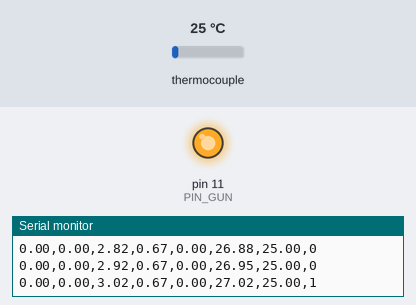
The sketch below on a simulated Arduino Uno, built with avr-gcc and run on an emulated ATmega328P. Parts: output pins drawn as LEDs (lit = HIGH), the last lines printed to the serial monitor. Inputs (shaded band) come from the test bench; at power-on: thermocouple 25 °C.

Above: at 8.6 s.
At 125.6 s:
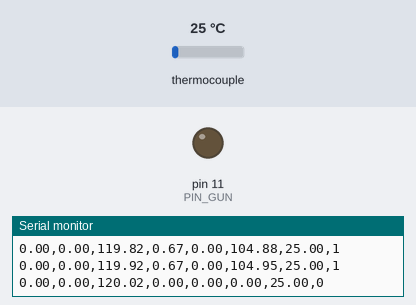
Timing chart, 0 to 127.1 s (numbered marks = the images above):
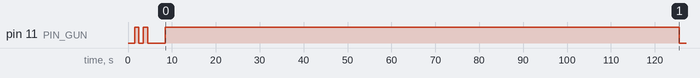

The sketch:

reflowController.ino
```cpp
#pragma once
#include <SPI.h>
#include "Adafruit_MAX31855.h"
#include "PID_v1.h"
#include "SetupHandler.h"
#include "ReflowOperationState.h"
#include "LoopHandler.h"

/*
Adapted from Adafruit Max31855 breakout board code.

controls a heat gun based on thermocouple reading.
Trying different algorithms, like simple on/off and temperature control reading versus PID algorithm.
*/

//Define PID Variables
double pidSetpoint, pidInput, pidOutput;
PidParams pidParams(&pidSetpoint, &pidInput, &pidOutput);

//PID controller.
PID pid(&pidInput, &pidOutput, &pidSetpoint, 20, 1, 100, DIRECT);

//thermocouple.
Adafruit_MAX31855 thermocouple(
  ReflowOperationState::PIN_THERMO_CLK,
  ReflowOperationState::PIN_THERMO_CS,
  ReflowOperationState::PIN_THERMO_DO);

ReflowOperationState reflowState;

SetupHandler setupHandler(&pid, &pidParams, &thermocouple);

LoopHandler loopHandler(&pid, &pidParams, &reflowState, &thermocouple);

void setup() {
  Serial.begin(4800);
  pid.SetMode(AUTOMATIC);

  setupHandler.runSetup();
  reflowState = ReflowOperationState(
  	&pidParams,
  	millis(),
  	thermocouple.readCelsius(),
  	digitalRead(ReflowOperationState::PIN_GUN));
    Serial.println("finished setup");
}

void loop() {
  if (!ReflowOperationState::TEST_ONLY) {
    loopHandler.handleLoop();
  }
}
```

LoopHandler.cpp
```cpp
#include "LoopHandler.h"
#include "Arduino.h"

LoopHandler::LoopHandler(PID* pid, PidParams* pidParams, ReflowOperationState* reflowState, Adafruit_MAX31855* thermocouple) {
	pid_ = pid;
  pidParams_ = pidParams;
	reflowState_ = reflowState;
	thermocouple_ = thermocouple;
}

void LoopHandler::handleLoop() {
   double dT;
   double dt;
   double dTdt = 0;    //rate of temp change current.
   double c = thermocouple_->readCelsius();

  //turn gun on or off based on PID output.
  reflowState_->evaluateWindowStartTime();

  //increment phaseIndex, change setPoint if necessary.
  reflowState_->evaluatePhaseAndSetpoint();

  //calculate, set the PID input.
  reflowState_->evaluateTargetTemp();

  if (isnan(c)) {
    Serial.println("Something wrong with thermocouple!");
  } else {

    if (pid_->Compute()) {

      //Gate the temp to have a lower bound (because we're controlling dTdt, not T).
      if (reflowState_->getCurrentTargetTemp() - c > MARGIN_TEMP_LOWER) {
        digitalWrite(ReflowOperationState::PIN_GUN, HIGH);
        reflowState_->setGunState(true);
      } else {
        //TODO: is PIDINTERVAL_MILLIS the right thing to use as a comparison for PID output?
        if(pidParams_->getPidOutput() > 0) {
          digitalWrite(ReflowOperationState::PIN_GUN, HIGH);
          reflowState_->setGunState(true);
        } else {
          digitalWrite(ReflowOperationState::PIN_GUN, LOW);
          reflowState_->setGunState(false);
        }
      }
      calculateDTDt(&dT, &dt, &c, &dTdt);
      pidParams_->setPidInput(dTdt);

      Serial.print(pidParams_->getPidOutput());
      Serial.print(",");
      Serial.print(dT);
      Serial.print(",");
      Serial.print(dt);
      Serial.print(",");
      Serial.print(reflowState_->getCurrentTargetDTdt());
      Serial.print(",");
      Serial.print(pidParams_->getPidInput());
      Serial.print(",");
      Serial.print(reflowState_->getCurrentTargetTemp());
      Serial.print(",");
      Serial.print(c);
      Serial.print(",");
      Serial.print(reflowState_->getGunState());


      Serial.print('\n');

      reflowState_->setLastTemp(c);

      reflowState_->recordJustPrinted();
    }
  }
}

void LoopHandler::calculateDTDt(double* dT, double* dt, double* c, double* dTdtOutput) {
  *dT = *c - reflowState_->getLastTemp();
  *dt = (reflowState_->getCurrentMils() - reflowState_->getLastTime()) / 1000.0;

  if (*dt != 0) {
    *dTdtOutput = *dT / *dt;
  } else {
    *dTdtOutput = 0;
  }
}
```

LoopHandler.h
```cpp
#pragma once
#include "Adafruit_MAX31855.h"
#include "PID_v1.h"
#include "ReflowOperationState.h"
#include "PidParams.h"

class LoopHandler {
private:

  static const int MARGIN_TEMP_LOWER = 2;
  static const int MARGIN_TEMP_UPPER = 3;

	PID* pid_;
	PidParams* pidParams_;
	ReflowOperationState* reflowState_;
	Adafruit_MAX31855* thermocouple_;


	void setTargetTemp();
	void calculateDTDt(double* dT, double* dt, double* c, double* dTdtOutput);
public:
	LoopHandler(PID* pid, PidParams* pidParams, ReflowOperationState* reflowState, Adafruit_MAX31855* thermocouple);
	void handleLoop();

};
```

PidParams.cpp
```cpp
#include "PidParams.h"

PidParams::PidParams(double* pidSetpoint, double* pidInput, double* pidOutput) {
	pidSetpoint_ = pidSetpoint;
	pidInput_ = pidInput;
	pidOutput_ = pidOutput;
}

double PidParams::getPidSetpoint() {
	return *pidSetpoint_;
}

double PidParams::getPidInput() {
	return *pidInput_;
}

double PidParams::getPidOutput() {
	return *pidOutput_;
}

void PidParams::setPidSetpoint(double newSetPoint) {
	*pidSetpoint_ = newSetPoint;
}

void PidParams::setPidInput(double newPidInput) {
	*pidInput_ = newPidInput;
}

void PidParams::setPidOutput(double newPidOutput) {
	*pidOutput_ = newPidOutput;
}
```

PidParams.h
```cpp
#pragma once

class PidParams {
private:
	double* pidSetpoint_;
	double* pidInput_;
	double* pidOutput_;
public:
	PidParams(double* pidSetpoint, double* pidInput_, double* pidOutput_);

	double getPidSetpoint();
	double getPidInput();
	double getPidOutput();

	void setPidSetpoint(double newSetPoint);
	void setPidInput(double newPidInput);
	void setPidOutput(double newPidOutput);
};
```

ReflowOperationState.cpp
```cpp
#include "ReflowOperationState.h"

ReflowOperationState::ReflowOperationState() {}
ReflowOperationState::ReflowOperationState(PidParams* pidParams,
    unsigned long   startingMils,
    double          initTemp,
    bool            gunIsOn) :
        pidParams_(pidParams),
        phaseIndex_(0),
        windowStartTime_(startingMils),
        startTime_(startingMils),
        lastTime_(startingMils),
        timeArray_({ PREHEAT_TIME, SOAK_TIME, REFLOW_TIME, COOLDOWN_TIME }),
        tempArray_({ PREHEAT_TEMP, SOAK_TEMP, REFLOW_TEMP, COOLDOWN_TEMP }),
        phaseTime_(0),
        targetTemp_(PREHEAT_TEMP),
        initTemp_(initTemp),
        lastTemp_(initTemp),
        gunIsOn_(gunIsOn),
        printed_(false),
        lastPrinted_(0.0)
{
    strcpy(nameArray_[0], "Preheat");
    strcpy(nameArray_[1], "Soak");
    strcpy(nameArray_[2], "Reflow");
    strcpy(nameArray_[3], "Cooldown");
    phaseName_ = nameArray_[0];
}

void ReflowOperationState::setPidSetpoint(double newSetpoint) {
    pidParams_->setPidSetpoint(newSetpoint);
}

double ReflowOperationState::getTargetDTdt(int reflowPhaseIndex) {
    //lazy-assign the value to dTdtArray because we don't expect it to change much.

    //This may be the case for the reflow phase. dTdt = 0.
    //Reflow phase is hard-coded because it's zero.
    if (reflowPhaseIndex > 0 && tempArray_[reflowPhaseIndex] == tempArray_[reflowPhaseIndex - 1])
    {
        return 0;
    } else {
        return tempArray_[reflowPhaseIndex] / timeArray_[reflowPhaseIndex];
    }
}

double ReflowOperationState::getCurrentTargetDTdt() {
    return getTargetDTdt(getPhaseIndex());
}

int ReflowOperationState::getPhaseIndex() {
    return phaseIndex_;
}

double ReflowOperationState::getPhaseTime() {
    return phaseTime_;
}

double ReflowOperationState::getCurrentMils() {
    return millis() - startTime_;
}

double ReflowOperationState::getStartTime() {
    return startTime_;
}

double ReflowOperationState::getCurrentSecs() {
    return getCurrentMils() / 1000 ;
}

double ReflowOperationState::getTimeAt(int timeIndex) {
    return timeArray_[timeIndex];
}

unsigned long ReflowOperationState::getWindowStartTime() {
    return windowStartTime_;
}

void ReflowOperationState::setTargetTemp(double newTargetTemp) {
    targetTemp_ = newTargetTemp;
}

void ReflowOperationState::incrementPhaseIndex() {
    phaseIndex_++;
}

void ReflowOperationState::incrementPhaseTime() {
    phaseTime_ += 1.0;
}

void ReflowOperationState::evaluatePhaseAndSetpoint() {
    if (getCurrentSecs() >= getTimeAt(getPhaseIndex())) {
      incrementPhaseIndex();
      setPidSetpoint(getCurrentTargetDTdt());
    }
}

void ReflowOperationState::evaluateTargetTemp() {
    if (getPhaseIndex() == 0) {
      setTargetTemp((getCurrentSecs() * getCurrentTargetDTdt()) + initTemp_);
    } else {
      setTargetTemp( ((getCurrentSecs() - getTimeAt(getPhaseIndex() - 1)) * getCurrentTargetDTdt()) + getTargetTemp(getPhaseIndex() - 1) );
    }
}

double ReflowOperationState::getTargetTemp(int phaseIndex) {
    return tempArray_[phaseIndex];
}

double ReflowOperationState::getCurrentTargetTemp() {
    return targetTemp_;
}

void ReflowOperationState::evaluateWindowStartTime() {
    if(millis() - windowStartTime_ > ReflowOperationState::WINDOW_SIZE) { //time to shift the Relay Window
      windowStartTime_ += ReflowOperationState::WINDOW_SIZE;
    }
}

void ReflowOperationState::setGunState(bool gunIsOn) {
    gunIsOn_ = gunIsOn;
}

bool ReflowOperationState::getGunState() {
    return gunIsOn_;
}

//If enough time has elapsed or if we've never printed before.
bool ReflowOperationState::shouldReEvaluatePidSetpointAndPrintOutput() {
    unsigned long now = getCurrentMils();
    Serial.println("---------");
    Serial.println(now);
    Serial.println(lastPrinted_);
    if (now - lastPrinted_ > PIDINTERVAL_MILLIS || lastPrinted_ == 0.0) {
        lastPrinted_ = now;
        return true;
    }
    return false;
}

void ReflowOperationState::setLastTemp(double temp) {
    lastTemp_ = temp;
}

double ReflowOperationState::getLastTemp() {
    return lastTemp_;
}

void ReflowOperationState::recordJustPrinted() {
    lastTime_ = getCurrentMils();
    //lastPrinted_ = getCurrentMils();
}

unsigned long ReflowOperationState::getLastTime() {
    //return lastTime_;
    return lastPrinted_;
}
```

ReflowOperationState.h
```cpp
#pragma once
#include "PidParams.h"
#include "Arduino.h"

/*
For encapsulating the state of the program. Can be passed between handlers.
CONSIDER: perhaps factor out other states for separation of concerns? see what happens.
*/
class ReflowOperationState {
private:
    //TODO: make these into an enum?
    static const int PHASES = 4;
    static const int INDEX_PREHEAT = 0;
    static const int INDEX_SOAK = 1;
    static const int INDEX_REFLOW = 2;
    static const int INDEX_COOLDOWN = 3;


    PidParams*      pidParams_;
	int             phaseIndex_;  //current state of the reflow.
	unsigned long   windowStartTime_;
	unsigned long   startTime_; //TASK: find how this is different from windowStartTime.
	unsigned long   lastTime_;
	double          timeArray_[4];
	double          tempArray_[4];
	char*           nameArray_[4];
	char*          	phaseName_;  //TODO: get rid.
	double          phaseTime_;
	double          targetTemp_;
	double          initTemp_;
	double          lastTemp_;

	bool            gunIsOn_;
	bool            printed_;
	int             lastPrinted_;

    void setPidSetpoint(double newSetpoint);

    void setTargetTemp(double newTargetTemp);


public:

    //TODO: put the consts into another class?
    //only run the setup, not the loop.
    static const bool TEST_ONLY = false;
    static const int PIN_GUN = 11;
    static const int PIN_THERMO_DO = 3;
    static const int PIN_THERMO_CS = 4;
    static const int PIN_THERMO_CLK = 5;
    static const int PIDINTERVAL_MILLIS = 100; //how often to reset the pid.

    //Times are given as t (not period).
    static const double    PREHEAT_TIME = 120;
    static const double    SOAK_TIME = 40;
    static const double    REFLOW_TIME = 60;
    static const double    COOLDOWN_TIME = 120;

    static const double    PREHEAT_TEMP = 80;
    static const double    SOAK_TEMP = 60;
    static const double    REFLOW_TEMP = 80;
    static const double    COOLDOWN_TEMP = 60;

    static const int       WINDOW_SIZE = 200;

    ReflowOperationState();
    ReflowOperationState(PidParams* pidParams,
        unsigned long   currentMils,
        double          initTemp,
        bool            gunIsOn);

    int getPhaseIndex();

    double getTargetDTdt(int reflowPhaseIndex);

    double getCurrentTargetDTdt();

    double getTargetTemp(int phaseIndex);

    double getCurrentTargetTemp();

    double getPhaseTime();

    double getTotalTime();

    double getCurrentMils();

    double getStartTime();

    double getCurrentSecs();

    double getTimeAt(int timeIndex);

    unsigned long getWindowStartTime();

    void incrementPhaseIndex();

    void incrementPhaseTime();

    void evaluatePhaseAndSetpoint();

    void evaluateTargetTemp();

    void evaluateWindowStartTime();

    void setGunState(bool gunIsOn);

    bool getGunState();

    bool shouldReEvaluatePidSetpointAndPrintOutput();

    void setLastTemp(double temp);

    double getLastTemp();

    void recordJustPrinted();

    unsigned long getLastTime();

    void printCurrentState();
};
```

SetupHandler.cpp
```cpp
#include "SetupHandler.h"
#include "Arduino.h"

SetupHandler::SetupHandler(PID* pid, PidParams* pidParams, Adafruit_MAX31855* thermoCouple) {
  pid_ = pid;
  pidParams_ = pidParams;
  thermoCouple_ = thermoCouple;
}

void SetupHandler::runSetup() {

  double initTemp = 0.0;
  pinMode(ReflowOperationState::PIN_GUN, OUTPUT);

  //tell the PID to range between 0 and the full window size
  pid_->SetOutputLimits(0, ReflowOperationState::WINDOW_SIZE);

  //turn the PID on
  pid_->SetMode(AUTOMATIC);

  Serial.println("MAX31855 test");
  // wait for MAX chip to stabilize
  delay(500);

  while (initTemp == 0) {
    initTemp = thermoCouple_->readCelsius();
    Serial.print("initTemp = ");
    Serial.print(initTemp);

    if (isnan(initTemp)) {
       Serial.println("reinitializing...");
       initTemp = 0;
    } else if (initTemp < 5 || initTemp > 50) {
       Serial.println("reinitializing...");
       initTemp = 0;
    }
  }

  delay(1000);

  Serial.println("Testing gun");

  Serial.println("gun ON");
  digitalWrite(
    ReflowOperationState::PIN_GUN,
    HIGH);
  Serial.println(digitalRead(ReflowOperationState::PIN_GUN));
  delay(1000);

  Serial.println("gun OFF");
  digitalWrite(
    ReflowOperationState::PIN_GUN,
    LOW);
  Serial.println(digitalRead(ReflowOperationState::PIN_GUN));
  delay(1000);

  Serial.println("gun ON");
  digitalWrite(
    ReflowOperationState::PIN_GUN,
    HIGH);
  Serial.println(digitalRead(ReflowOperationState::PIN_GUN));
  delay(1000);

  Serial.println("gun OFF");
  digitalWrite(
    ReflowOperationState::PIN_GUN,
    LOW);
  Serial.println(digitalRead(ReflowOperationState::PIN_GUN));
  delay(1000);

}
```

SetupHandler.h
```cpp
#pragma once
#include "PID_v1.h"
#include "ReflowOperationState.h"
#include "Adafruit_MAX31855.h"
#include "PidParams.h"

class SetupHandler
{
	private:
		PID* pid_;
		PidParams* pidParams_;
		Adafruit_MAX31855* thermoCouple_;

	public:
		SetupHandler(PID* pid, PidParams* pidParams, Adafruit_MAX31855* thermoCouple);

		//Sets up and tests the initial state
		void runSetup();
};
```

Measured:
- by itself, pin 11 (PIN_GUN): goes LOW 1.0 s, HIGH 1.0 s, LOW 4.0 s, HIGH 117 s, then LOW
